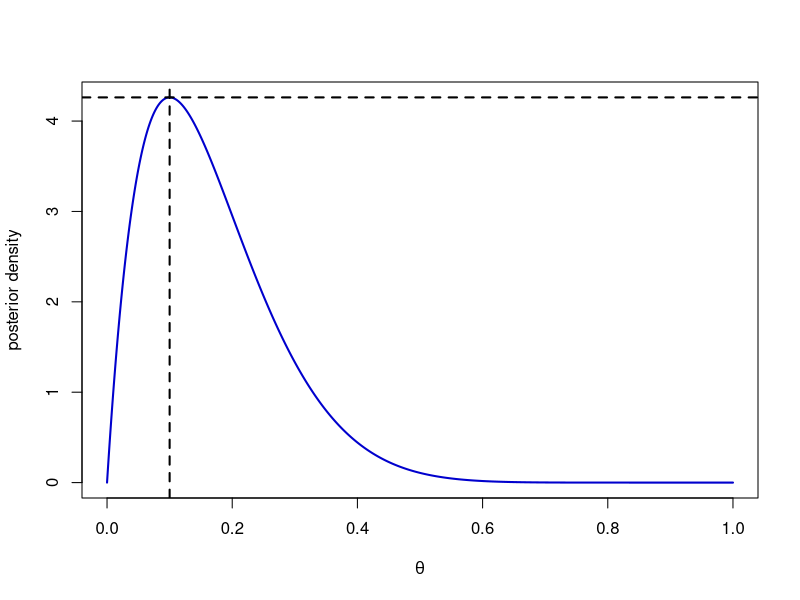
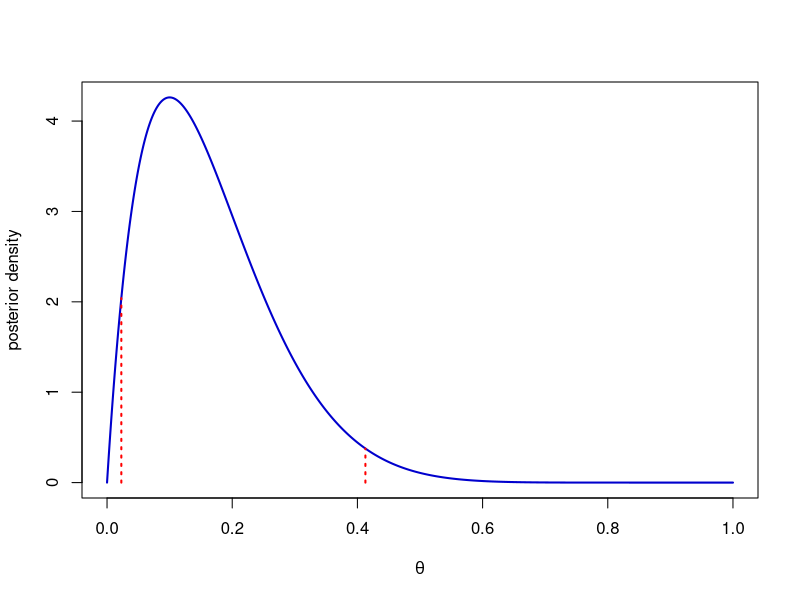
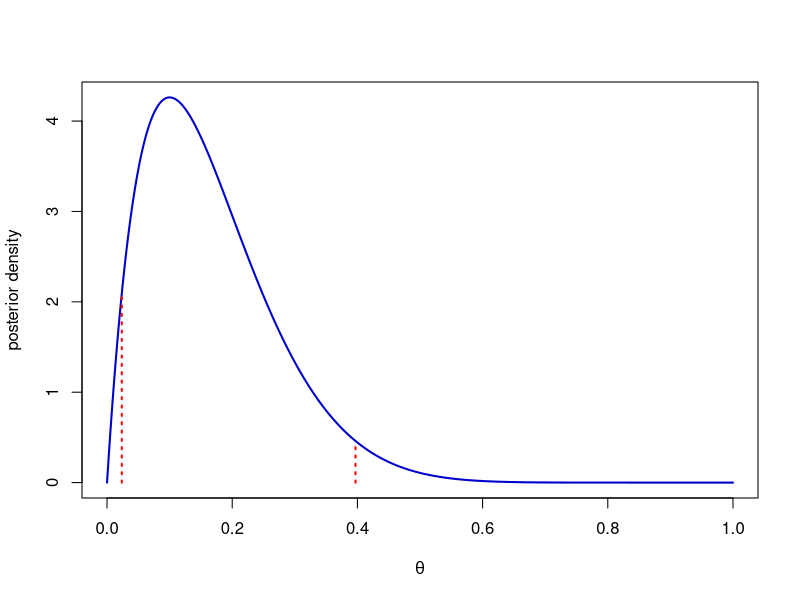
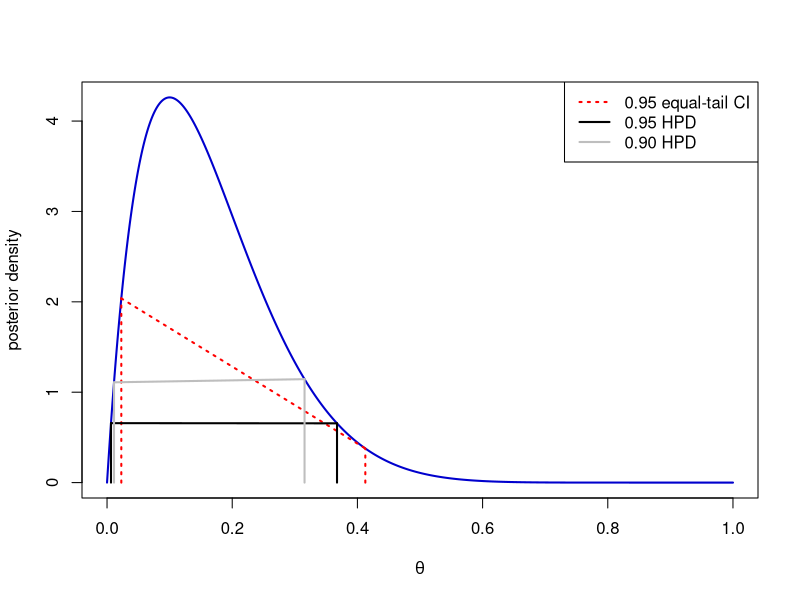

The R source for these figures, in order:
## ---- chunk 1
#| label: post 
#| fig.height: 4.5 
#| fig.width: 5
# out.width: 40%"
y = 1; n = 10
th <- seq(0,1,by=0.00001)
a = 1; b= 1
plot(th,dbeta(th, y + a, n - y + b), #ylim=c(0,12),
      xlim=c(0,1),type="l", lwd=2,
      col="blue3",xlab=expression(theta),ylab="posterior density")
abline(v=y/n, lty=2, lwd=2)
mode = dbeta(y/n, y+a, n-y + b)
abline(h=mode,lwd=2, lty=2)
#abline(h = 1/choose(n,y), lty=3, lwd=2, col="red")
## ---- chunk 2
#| label: CI
a = 1; b= 1; y = 1; n = 10
ly = qbeta(0.025, a + y, b + n - y)
uy = qbeta(0.975, a + y, b + n - y)
## ---- chunk 3
#| label: equal.tail
#| fig.height: 4
#| fig.width: 4.5
#| out.width: "750%"
y = 1; n = 10
th <- seq(0,1,by=0.00001)
a = 1; b= 1
plot(th,dbeta(th, y + a, n - y + b), #ylim=c(0,12),
      xlim=c(0,1),type="l", lwd=2,
      col="blue3",xlab=expression(theta),ylab="posterior density")
segments(ly, 0, ly, dbeta(ly, y + a, n - y + b), lty=3, lwd=2, col="red")
segments(uy, 0, uy, dbeta(uy, y + a, n - y + b), lty=3, lwd=2, col="red")

## ---- chunk 4
#| label: MC
#| echo: TRUE

theta = rbeta(1000, a + y, b + n - y)
quantile(theta, c(0.025, 0.975))
## ---- chunk 5
y = 1; n = 10
th <- seq(0,1,by=0.00001)
a = 1; b= 1
ly = quantile(theta, 0.025)
uy = quantile(theta, 0.975)
plot(th,dbeta(th, y + a, n - y + b), #ylim=c(0,12),
      xlim=c(0,1),type="l", lwd=2,
      col="blue3",xlab=expression(theta),ylab="posterior density")
segments(ly, 0, ly, dbeta(ly, y + a, n - y + b), lty=3, lwd=2, col="red")
segments(uy, 0, uy, dbeta(uy, y + a, n - y + b), lty=3, lwd=2, col="red")

## ---- chunk 6
#| echo: FALSE
library(coda)
## ---- chunk 7
#| label: HPD-MCMC
#| fig.height: 5
#| fig.width:  4.5
y = 1; n = 10
th <- seq(0,1,by=0.00001)
a = 1; b= 1
theta = rbeta(1000000, a + y, b + n - y)
ly = quantile(theta, 0.025)
uy = quantile(theta, 0.975)
hpd = HPDinterval(as.mcmc(theta))
plot(th,dbeta(th, y + a, n - y + b), #ylim=c(0,12),
      xlim=c(0,1),type="l", lwd=2,
      col="blue3",xlab=expression(theta),ylab="posterior density")
segments(ly, 0, ly, dbeta(ly, y + a, n - y + b), lty=3, lwd=2, col="red")
segments(uy, 0, uy, dbeta(uy, y + a, n - y + b), lty=3, lwd=2, col="red")
segments(ly, dbeta(ly, y + a, n - y + b), 
         uy, dbeta(uy, y + a, n - y + b), lty=3, lwd=2, col="red")
segments(hpd[1], 0, hpd[1], dbeta(hpd[1], y + a, n - y + b), lty=1, lwd=2, col="black")
segments(hpd[2], 0, hpd[2], dbeta(hpd[2], y + a, n - y + b), lty=1, lwd=2, col="black")
segments(hpd[1], dbeta(hpd[1], y + a, n - y + b), 
         hpd[2], dbeta(hpd[2], y + a, n - y + b), lty=1, lwd=2, col="black")

hpd = coda::HPDinterval(as.mcmc(theta), prob= 0.9)
segments(hpd[1], 0, hpd[1], dbeta(hpd[1], y + a, n - y + b), lty=1, lwd=2, col="grey")
segments(hpd[2], 0, hpd[2], dbeta(hpd[2], y + a, n - y + b), lty=1, lwd=2, col="grey")
segments(hpd[1], dbeta(hpd[1], y + a, n - y + b), 
         hpd[2], dbeta(hpd[2], y + a, n - y + b), lty=1, lwd=2, col="grey")

legend("topright", legend=c("0.95 equal-tail CI", "0.95 HPD", "0.90 HPD"),
       col=c("red", "black", "grey"),
       lty= c(3,1,1), lwd=2)
## ---- chunk 8
#| echo: TRUE
library(coda)
HPDinterval(as.mcmc(theta))
